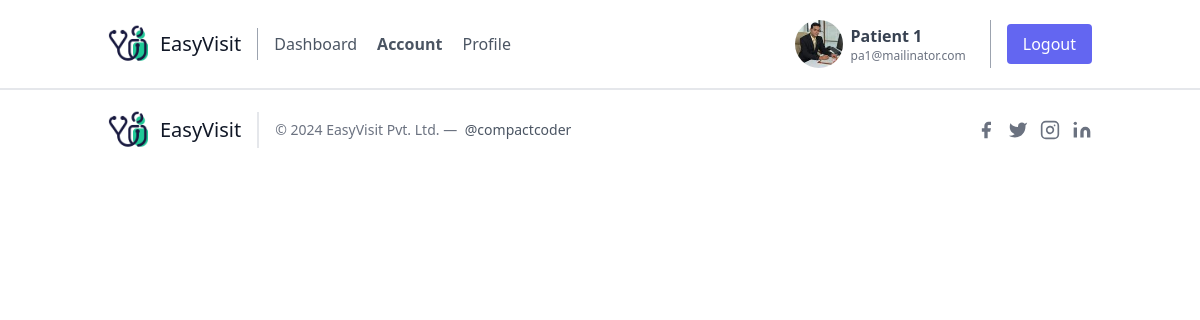
Screenshot of /patient/account (signed in) with the database file from the repository.
### app/models/user.py (models this page shows, shortened)
class UserModel(db.Model, UserMixin):
    __tablename__ = "users"
    id = db.Column(db.Integer, primary_key=True)
    full_name = db.Column(db.String(100), nullable=False)
    email = db.Column(db.String(120), nullable=False)
    password = db.Column(db.String(60), nullable=False)
    role = db.Column(db.String(10),nullable=False)
    image_file = db.Column(db.String(20), nullable=False, default='default.jpg')
    registered_on = db.Column(db.DateTime, nullable=False)
    confirmed = db.Column(db.Boolean, nullable=False, default=False)
    token_sent_on = db.Column(db.DateTime, nullable=True)
    confirmed_on = db.Column(db.DateTime, nullable=True)
    patient = db.relationship('PatientModel', backref='user', uselist=False, cascade="all, delete-orphan")
    doctor = db.relationship('DoctorModel', backref='user', uselist=False, cascade="all, delete-orphan")

### app/patient/routes.py (the view)
@bp.route('/account')
@login_required
@email_verified
def account():
    if current_user.is_authenticated and current_user.role == "patient":
        return render_template('patient/account.html' , title = 'Account', user=f"{current_user.full_name}  ({current_user.email})")
    return redirect(url_for('patient.login'))

### app/models/user.py (called while the page is built)
@login_manager.user_loader
def load_user(user_id):
    return UserModel.query.get(int(user_id))

### app/utils.py (called while the page is built)
def email_verified(view_func):
    @wraps(view_func)
    def decorated_function(*args, **kwargs):
        if current_user.is_authenticated and current_user.role == "patient" :
            if not current_user.confirmed:
                return redirect(url_for('patient.verify'))
        elif current_user.is_authenticated and current_user.role == "doctor" :
            if not current_user.confirmed:
                return redirect(url_for('doctor.verify'))
        return view_func(*args, **kwargs)
    return decorated_function

### app/templates/patient/account.html
{% extends "account-layout.html" %}

### app/templates/account-layout.html (shortened to what this page needs)
<!DOCTYPE html>
<html lang="en">
<head>
    <link href="https://unpkg.com/tailwindcss@^2/dist/tailwind.min.css" rel="stylesheet">
</head>
<body>
    <header class="text-gray-600 body-font">
        <div class="container mx-auto flex flex-wrap p-5 flex-col md:flex-row items-center">
            <a class="flex title-font font-medium items-center text-gray-900 mb-4 md:mb-0">
                <img width="40" height="40"  {% if current_user.role == 'doctor'%} src="{{ url_for('static', filename='dicon.png') }}"
                {% else %} src="{{ url_for('static', filename='gicon.png') }}" {% endif %}alt="health-checkup"/>
                <span class="ml-3 text-xl">EasyVisit</span>
            </a>
            {% if current_user.role == 'doctor'%}
            <nav class="md:mr-auto md:ml-4 md:py-1 md:pl-4 md:border-l md:border-gray-400 flex flex-wrap items-center text-base justify-center">
                <a href="{{ url_for('doctor.dashboard') }}" class=" {% if title == 'Dashboard' %} font-bold  text-gray {% endif %} mr-5 hover:text-gray-900">Dashboard</a>
                <a href="{{ url_for('doctor.account') }}" class="{% if title == 'Account' %} font-bold text-gray {% endif %} mr-5 hover:text-gray-900">Account</a>
                <a href="{{ url_for('doctor.profile') }}" class="{% if title == 'Profile' %} font-bold text-gray {% endif %} mr-5 hover:text-gray-900">Profile</a>
                <a href="{{ url_for('doctor.test') }}" class="{% if title == 'test' %} font-bold text-gray {% endif %} mr-5 hover:text-gray-900">test</a>
            </nav>
            <div class="flex items-center gap-x-2">
                <img class="object-cover w-12 h-12 rounded-full" src="{{ url_for('static', filename='profile_pics/' + current_user.image_file) }}" alt="">
                <div>
                    <h1 class="text-base font-semibold text-gray-700 capitalize dark:text-white">{{current_user.full_name}}</h1>
                    <p class="text-xs text-gray-500 dark:text-gray-400">{{current_user.email}}</p>
                </div>
                <a href="{{ url_for('doctor.logout') }}" class="md:mr-auto md:ml-4 md:py-1 md:pl-4 md:border-l md:border-gray-400"><button class="inline-flex items-center bg-indigo-500 border-0 py-2 px-4 focus:outline-none hover:bg-red-500 rounded text-white text-base mt-4 md:mt-0">Logout</button>
                </a>
            </div>
            {% else %}
            <nav class="md:mr-auto md:ml-4 md:py-1 md:pl-4 md:border-l md:border-gray-400	flex flex-wrap items-center text-base justify-center">
                <a href="{{ url_for('patient.dashboard') }}" class=" {% if title == 'Dashboard' %} font-bold  text-gray {% endif %} mr-5 hover:text-gray-900">Dashboard</a>
                <a href="{{ url_for('patient.account') }}" class="{% if title == 'Account' %} font-bold text-gray {% endif %} mr-5 hover:text-gray-900">Account</a>
                <a href="{{ url_for('patient.profile') }}" class=" {% if title == 'Profile' %} font-bold text-gray {% endif %} mr-5 hover:text-gray-900">Profile</a>
            </nav>
            <div class="flex items-center gap-x-2">
                <img class="object-cover w-12 h-12 rounded-full" src="{{ url_for('static', filename='profile_pics/' + current_user.image_file) }}" alt="">
                <div>
                    <h1 class="text-base font-semibold text-gray-700 capitalize dark:text-white">{{current_user.full_name}}</h1>
                    <p class="text-xs text-gray-500 dark:text-gray-400">{{current_user.email}}</p>
                </div>
                <a href="{{ url_for('patient.logout') }}" class="md:mr-auto md:ml-4 md:py-1 md:pl-4 md:border-l md:border-gray-400"><button class="inline-flex items-center bg-indigo-500 border-0 py-2 px-4 focus:outline-none hover:bg-red-500 rounded text-white text-base mt-4 md:mt-0">Logout</button>
                </a>
            </div>
            {% endif %}
        </div>
    </header>
<hr>
<hr>
    <footer class="text-gray-600 body-font">
        <div class="container px-5 p-5 mx-auto flex items-center sm:flex-row flex-col">
            <a class="flex title-font font-medium items-center md:justify-start justify-center text-gray-900">
                <img width="40" height="40"  {% if current_user.role == 'doctor'%} src="{{ url_for('static', filename='dicon.png') }}"
                {% else %} src="{{ url_for('static', filename='gicon.png') }}" {% endif %}alt="health-checkup"/>
                <span class="ml-3 text-xl">EasyVisit</span>
            </a>
            <p class="text-sm text-gray-500 sm:ml-4 sm:pl-4 sm:border-l-2 sm:border-gray-200 sm:py-2 sm:mt-0 mt-4">© 2024 EasyVisit Pvt. Ltd. —
                <a href="https://github.com/compactcoder" class="text-gray-600 ml-1" rel="noopener noreferrer" target="_blank">@compactcoder</a>
            </p>
            <span class="inline-flex sm:ml-auto sm:mt-0 mt-4 justify-center sm:justify-start">
                <a class="text-gray-500">
                    <svg fill="currentColor" stroke-linecap="round" stroke-linejoin="round" stroke-width="2" class="w-5 h-5" viewBox="0 0 24 24">
                    <path d="M18 2h-3a5 5 0 00-5 5v3H7v4h3v8h4v-8h3l1-4h-4V7a1 1 0 011-1h3z"></path>
                    </svg>
                </a>
                <a class="ml-3 text-gray-500">
                    <svg fill="currentColor" stroke-linecap="round" stroke-linejoin="round" stroke-width="2" class="w-5 h-5" viewBox="0 0 24 24">
                    <path d="M23 3a10.9 10.9 0 01-3.14 1.53 4.48 4.48 0 00-7.86 3v1A10.66 10.66 0 013 4s-4 9 5 13a11.64 11.64 0 01-7 2c9 5 20 0 20-11.5a4.5 4.5 0 00-.08-.83A7.72 7.72 0 0023 3z"></path>
                    </svg>
                </a>
                <a class="ml-3 text-gray-500">
                    <svg fill="none" stroke="currentColor" stroke-linecap="round" stroke-linejoin="round" stroke-width="2" class="w-5 h-5" viewBox="0 0 24 24">
                    <rect width="20" height="20" x="2" y="2" rx="5" ry="5"></rect>
                    <path d="M16 11.37A4 4 0 1112.63 8 4 4 0 0116 11.37zm1.5-4.87h.01"></path>
                    </svg>
                </a>
                <a class="ml-3 text-gray-500">
                    <svg fill="currentColor" stroke="currentColor" stroke-linecap="round" stroke-linejoin="round" stroke-width="0" class="w-5 h-5" viewBox="0 0 24 24">
                    <path stroke="none" d="M16 8a6 6 0 016 6v7h-4v-7a2 2 0 00-2-2 2 2 0 00-2 2v7h-4v-7a6 6 0 016-6zM2 9h4v12H2z"></path>
                    <circle cx="4" cy="4" r="2" stroke="none"></circle>
                    </svg>
                </a>
            </span>
        </div>
    </footer>
</body>
</html>

### rows the page displays
UserModel: image_file (picture), full_name "Patient 1", email "pa1@mailinator.com"
